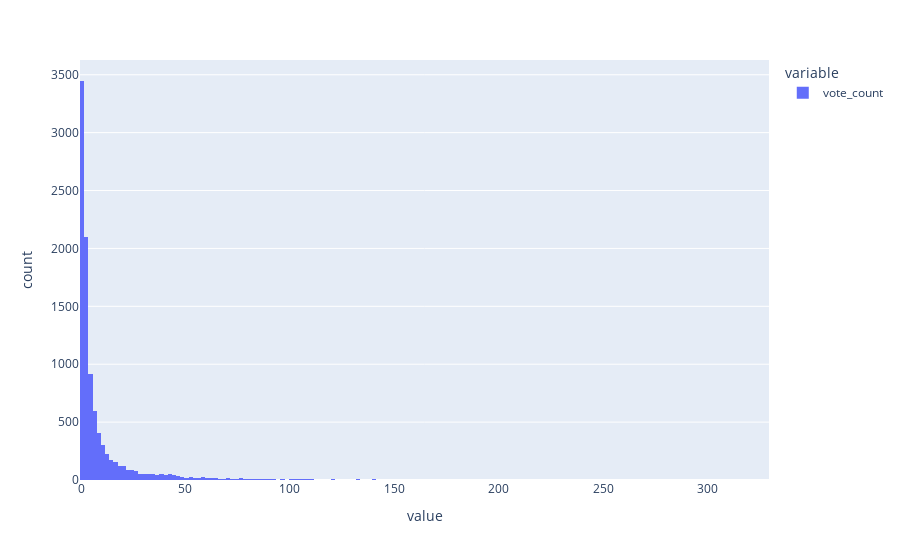

Notebook cell for this chart:
### Markdown cell above
# EDA

### Code cell
px.histogram(movies_count_df['vote_count'])
# threshold ---> vote_count > 20

### Figure 1 — Plotly figure (JSON) as saved in the notebook; plotly's stock layout.template omitted (floating-point values rounded to 4 significant figures; data arrays with more than 128 entries replaced by an {"elided": "..."} marker saying what was removed)
{"data": [{"alignmentgroup": "True", "bingroup": "x", "hovertemplate": "variable=vote_count<br>value=%{x}<br>count=%{y}<extra></extra>", "legendgroup": "vote_count", "marker": {"color": "#636efa", "pattern": {"shape": ""}}, "name": "vote_count", "offsetgroup": "vote_count", "orientation": "v", "showlegend": true, "type": "histogram", "x": {"elided": "9724 int values"}, "xaxis": "x", "yaxis": "y"}], "layout": {"barmode": "relative", "legend": {"title": {"text": "variable"}, "tracegroupgap": 0}, "margin": {"t": 60}, "xaxis": {"anchor": "y", "domain": [0, 1], "title": {"text": "value"}}, "yaxis": {"anchor": "x", "domain": [0, 1], "title": {"text": "count"}}}}
